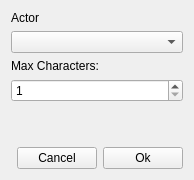
<?xml version="1.0" encoding="UTF-8"?>
<ui version="4.0">
 <class>NameInputProcessingDialog</class>
 <widget class="QWidget" name="NameInputProcessingDialog">
  <property name="windowModality">
   <enum>Qt::ApplicationModal</enum>
  </property>
  <property name="geometry">
   <rect>
    <x>0</x>
    <y>0</y>
    <width>194</width>
    <height>180</height>
   </rect>
  </property>
  <property name="windowTitle">
   <string>Name Input Processing</string>
  </property>
  <layout class="QGridLayout" name="gridLayout_2">
   <item row="0" column="0">
    <layout class="QGridLayout" name="gridLayout">
     <item row="1" column="0">
      <widget class="QLabel" name="label">
       <property name="text">
        <string>Actor</string>
       </property>
      </widget>
     </item>
     <item row="3" column="0">
      <widget class="QLabel" name="label_2">
       <property name="text">
        <string>Max Characters:</string>
       </property>
      </widget>
     </item>
     <item row="2" column="0">
      <widget class="QComboBox" name="comboBox"/>
     </item>
     <item row="4" column="0">
      <widget class="QSpinBox" name="spinBox">
       <property name="minimum">
        <number>1</number>
       </property>
       <property name="maximum">
        <number>16</number>
       </property>
      </widget>
     </item>
    </layout>
   </item>
   <item row="1" column="0">
    <spacer name="verticalSpacer">
     <property name="orientation">
      <enum>Qt::Vertical</enum>
     </property>
     <property name="sizeHint" stdset="0">
      <size>
       <width>20</width>
       <height>1</height>
      </size>
     </property>
    </spacer>
   </item>
   <item row="2" column="0">
    <layout class="QHBoxLayout" name="horizontalLayout">
     <item>
      <spacer name="horizontalSpacer">
       <property name="orientation">
        <enum>Qt::Horizontal</enum>
       </property>
       <property name="sizeHint" stdset="0">
        <size>
         <width>40</width>
         <height>20</height>
        </size>
       </property>
      </spacer>
     </item>
     <item>
      <widget class="QPushButton" name="button_cancel">
       <property name="text">
        <string>Cancel</string>
       </property>
      </widget>
     </item>
     <item>
      <widget class="QPushButton" name="button_ok">
       <property name="text">
        <string>Ok</string>
       </property>
      </widget>
     </item>
    </layout>
   </item>
  </layout>
 </widget>
 <resources/>
 <connections/>
</ui>
